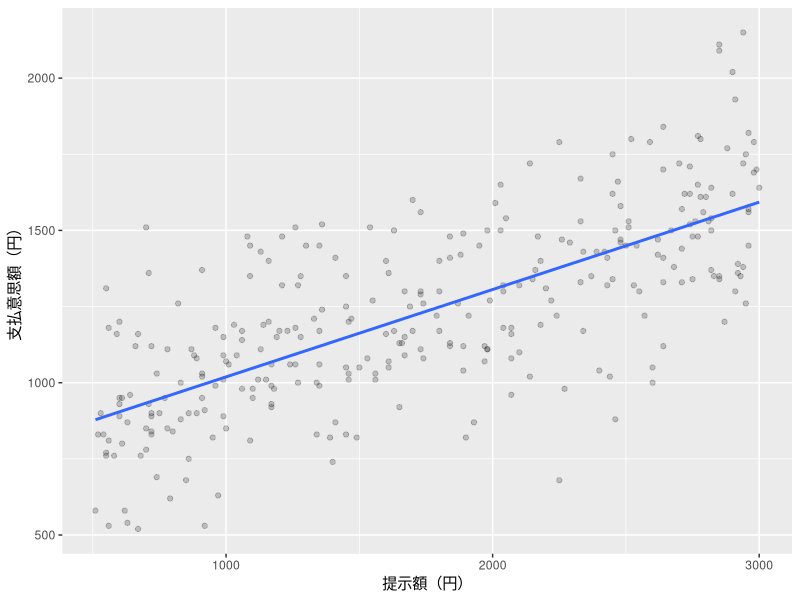
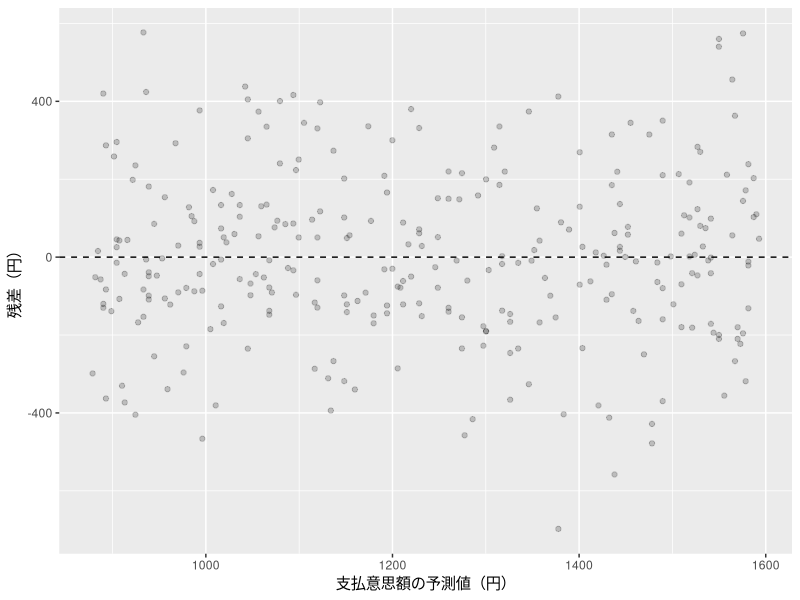
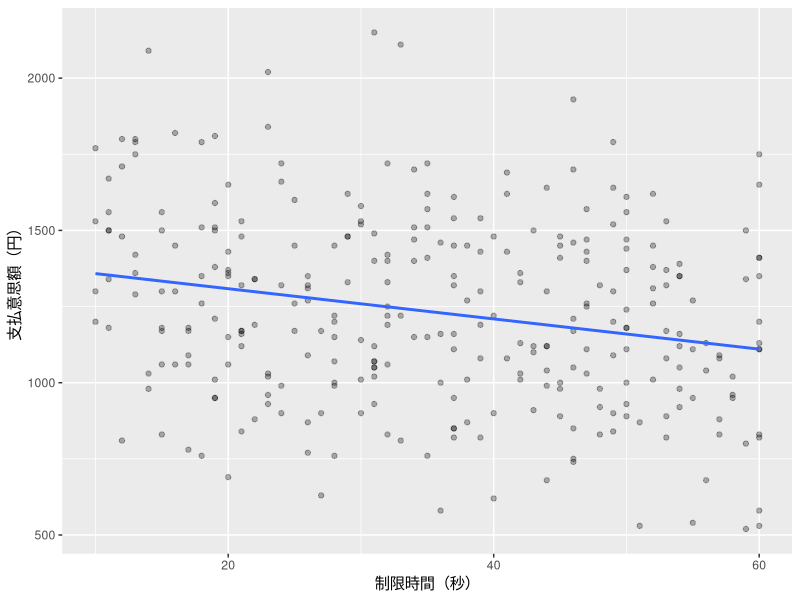

Reproduce these figures in R, in order.
## ---- chunk 1
#| label: regression-render-read
#| include: false
# 描画には同梱CSVを使います。学生向けコードは作業フォルダから読み込みます。
anchoring <- readr::read_csv("../data/anchoring.csv", show_col_types = FALSE)
## ---- chunk 2
#| label: regression-data-check
dim(anchoring)
sum(is.na(anchoring))
## ---- chunk 3
#| label: regression-range-check
summary(anchoring)
## ---- chunk 4
#| label: regression-fit
model_simple <- lm(willingness_yen ~ anchor_yen, data = anchoring)
## ---- chunk 5
#| label: regression-summary
summary(model_simple)
nobs(model_simple)
## ---- chunk 6
#| label: fig-regression-scatter
#| fig-cap: "提示額と支払意思額。線は単回帰モデルによる予測値です。"
#| fig-alt: "横軸が提示額、縦軸が支払意思額の散布図。金額は円単位で、右上がりの回帰直線の周囲に点が広がっています。"
ggplot2::ggplot(anchoring,
                ggplot2::aes(x = anchor_yen, y = willingness_yen)) +
  ggplot2::geom_point(alpha = 0.2) +
  ggplot2::geom_smooth(method = "lm", formula = y ~ x, se = FALSE) +
  ggplot2::labs(x = "提示額（円）", y = "支払意思額（円）")
## ---- chunk 7
#| label: regression-residual-data
simple_diagnostics <- data.frame(
  predicted = fitted(model_simple),
  residual = residuals(model_simple)
)
## ---- chunk 8
#| label: fig-regression-residuals
#| fig-cap: "単回帰モデルの予測値と残差。水平線は残差0を表します。"
#| fig-alt: "横軸が支払意思額の予測値、縦軸が残差の散布図。残差0の上下に点が広がっています。"
ggplot2::ggplot(simple_diagnostics, ggplot2::aes(x = predicted, y = residual)) +
  ggplot2::geom_point(alpha = 0.2) +
  ggplot2::geom_hline(yintercept = 0, linetype = "dashed") +
  ggplot2::labs(x = "支払意思額の予測値（円）", y = "残差（円）")
## ---- chunk 9
#| label: regression-multiple-fit
model_multiple <- lm(
  willingness_yen ~ anchor_yen + time_limit_sec,
  data = anchoring
)
## ---- chunk 10
#| label: regression-multiple-summary
summary(model_multiple)
nobs(model_multiple)
## ---- chunk 11
#| label: regression-model-comparison
model_comparison <- data.frame(
  model = c("単回帰", "制限時間を加えた重回帰"),
  anchor_coefficient = c(coef(model_simple)["anchor_yen"],
                         coef(model_multiple)["anchor_yen"]),
  r_squared = c(summary(model_simple)$r.squared,
                summary(model_multiple)$r.squared),
  n = c(nobs(model_simple), nobs(model_multiple))
)
model_comparison
## ---- chunk 12
#| label: regression-two-group-render-read
#| include: false
two_groups <- readr::read_csv("../data/anchoring_two_groups.csv", show_col_types = FALSE)
## ---- chunk 13
#| label: regression-two-group-means
two_groups |>
  dplyr::group_by(high_anchor) |>
  dplyr::summarise(n = dplyr::n(), mean_willingness = mean(willingness_yen))
## ---- chunk 14
#| label: regression-dummy-fit
model_dummy <- lm(willingness_yen ~ high_anchor, data = two_groups)
summary(model_dummy)
## ---- chunk 15
#| label: regression-two-group-test
willingness_high <- two_groups |>
  dplyr::filter(high_anchor == 1) |>
  dplyr::pull(willingness_yen)
willingness_low <- two_groups |>
  dplyr::filter(high_anchor == 0) |>
  dplyr::pull(willingness_yen)
test_anchor <- t.test(x = willingness_high, y = willingness_low, var.equal = TRUE)
test_anchor
## ---- chunk 16
#| label: regression-three-group-render-read
#| include: false
three_groups <- readr::read_csv("../data/anchoring_three_groups.csv", show_col_types = FALSE)
## ---- chunk 17
#| label: regression-three-group-means
three_groups |>
  dplyr::group_by(anchor_condition) |>
  dplyr::summarise(n = dplyr::n(), mean_willingness = mean(willingness_yen))
## ---- chunk 18
#| label: regression-factor-fit
model_groups <- lm(willingness_yen ~ anchor_condition, data = three_groups)
summary(model_groups)
## ---- chunk 19
#| label: regression-anova
anova_groups <- aov(willingness_yen ~ anchor_condition, data = three_groups)
summary(anova_groups)
## ---- chunk 20
#| label: regression-exercise-time
model_time <- lm(willingness_yen ~ time_limit_sec, data = anchoring)
summary(model_time)
nobs(model_time)
## ---- chunk 21
#| label: fig-regression-exercise-time
#| fig-cap: "制限時間だけで支払意思額を説明する単回帰モデル。"
#| fig-alt: "横軸が10〜60秒の制限時間、縦軸が支払意思額の散布図。緩やかな右下がりの回帰直線の周囲に点が広がっています。"
ggplot2::ggplot(anchoring,
                ggplot2::aes(x = time_limit_sec, y = willingness_yen)) +
  ggplot2::geom_point(alpha = 0.3) +
  ggplot2::geom_smooth(method = "lm", formula = y ~ x, se = FALSE) +
  ggplot2::labs(x = "制限時間（秒）", y = "支払意思額（円）")
